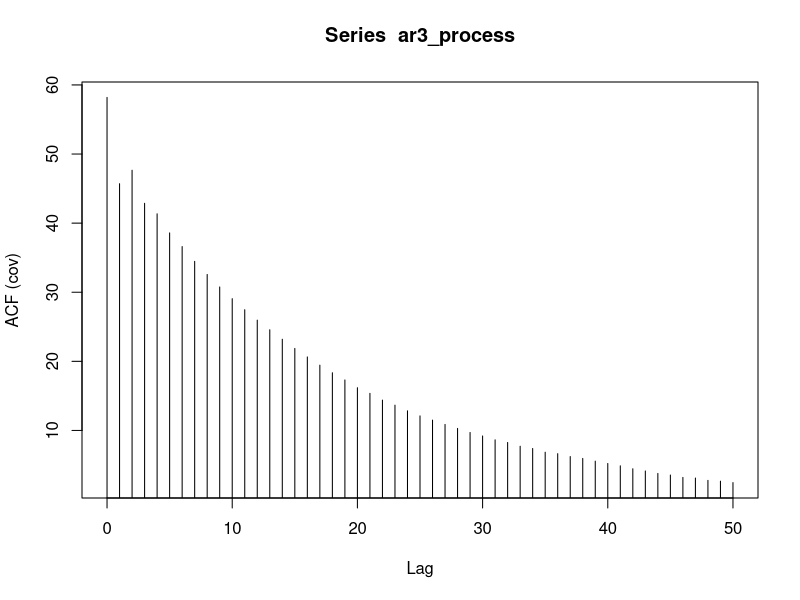
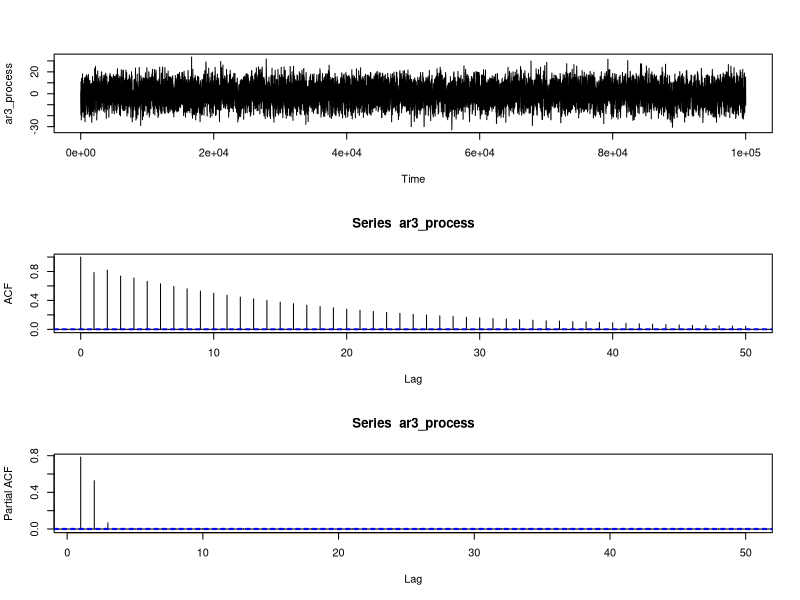

These charts were generated, in order, by the following R code:
# Simulation of AR3 Process

#
rm(list = ls())
# Set the seed, so we can reproduce same dataset
#set.seed(2024)

# Model Parameters (we will estimate them using Yule Walker's wonderful work)
sigma = 4
phi = NULL
phi[1:3] = c(1/3, 1/2, 7/100)
print("Coeffs for AR3 lags: phi1,phi2,phi3")
print(phi)

# Number of Data Points to Generate
n = 100000
print("Number of readings in the Series: N")
print(n)

# Simulate AR Process
ar3_process = arima.sim(n, model=list(ar = phi), sd = sigma)
 
print("Printing first few numbers of the generated AR3 Series")
print(ar3_process[1:7])

 
# Find and name 2nd, 3rd and 4th Sample Autocorrelation
r = NULL
r[1:3] = acf(ar3_process, plot=FALSE)$acf[2:4]
print("ACF AR3 Autocorrelation Coefficients Estimated")
print(r)

# Matrix R
R = matrix(1,3,3) # A 3x3 matrix of 1s
# Edit R
R[1,2] = r[1]
R[1,3] = r[2]
R[2,1] = r[1]
R[2,3] = r[1]
R[3,1] = r[2]
R[3,2] = r[1]
print("R")
print(R)

# b Column Vector on the right
b = matrix(r, nrow=3, ncol=1) # b column vector with no entries
print("b")
print(b)

# Solve(R, b)  --- solves Rx=b and gives vector x = inv(R)*b
phiHat = solve(R, b)
print("phi")
print(phi)
print("phiHat")
print(phiHat)

 
# Variance Estimation
c0 = acf(ar3_process, type='covariance')$acf[1]

varHat = c0*(1 - sum(phiHat * r))
print("varHat")
print(varHat)
 
# Let's do some Plotting
par( mfrow=c(3,1) )
plot(ar3_process)
acf(ar3_process)
acf(ar3_process, type='partial')




